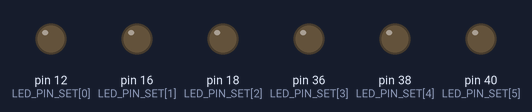
The program below on a simulated Raspberry Pi (header pin numbers). Parts: output pins drawn as LEDs (lit = HIGH).

Above: at 0.05 s.
At 1.05 s:
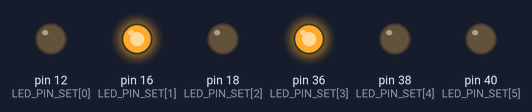
At 2.05 s:
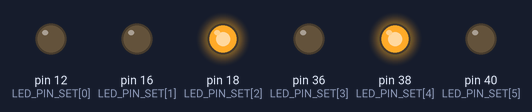
At 4.15 s:
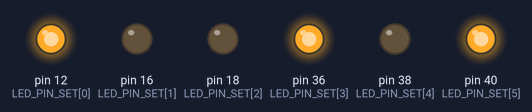
At 6.15 s:
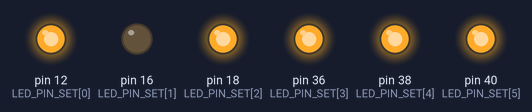
At 8.25 s:
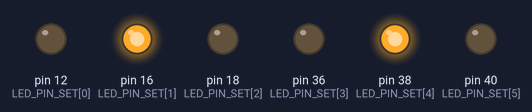
Timing chart, 0 to 8.6 s (numbered marks = the images above):
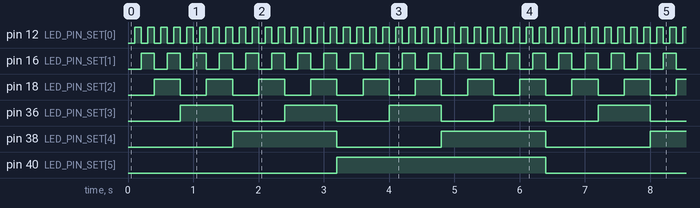

Measured:
- by itself, pin 12 (LED_PIN_SET[0]): alternates HIGH for 0.10 s and LOW for 0.10 s
- by itself, pin 16 (LED_PIN_SET[1]): alternates HIGH for 0.20 s and LOW for 0.20 s
- by itself, pin 18 (LED_PIN_SET[2]): alternates HIGH for 0.40 s and LOW for 0.40 s
- by itself, pin 36 (LED_PIN_SET[3]): alternates HIGH for 0.80 s and LOW for 0.80 s
- by itself, pin 38 (LED_PIN_SET[4]): alternates HIGH for 1.6 s and LOW for 1.6 s
- by itself, pin 40 (LED_PIN_SET[5]): alternates HIGH for 3.2 s and LOW for 3.2 s

The program:

led_add_binary.py
```python
#!usr/bin/python
#coding:utf-8

import time
import RPi.GPIO as GPIO

GPIO.setmode(GPIO.BOARD)
LED_PIN_SET = [12, 16, 18, 36, 38, 40]

def setLedpin():
    GPIO.setmode(GPIO.BOARD)
    for i in LED_PIN_SET:
        GPIO.setup(i, GPIO.OUT)
    # print("Led pin set finish",LED_PIN_SET)

def ledDectoBin(decNum):
    binNum = '{:08b}'.format(decNum)
    for i in LED_PIN_SET:
        GPIO.output(i, decNum & 0x1)
        decNum = decNum >> 1

    # print( "Led Binary :", binNum)
    time.sleep(0.1)

setLedpin()

try:
    while True:
        for data in range(64):
            ledDectoBin(data)

except KeyboardInterrupt:
    print("c")

finally:
    GPIO.cleanup()
```
